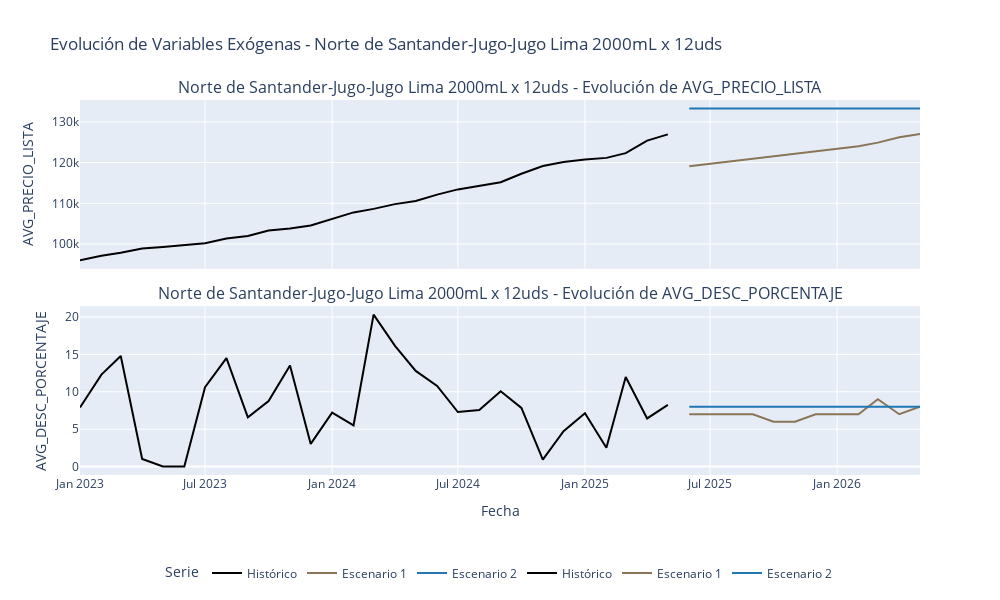
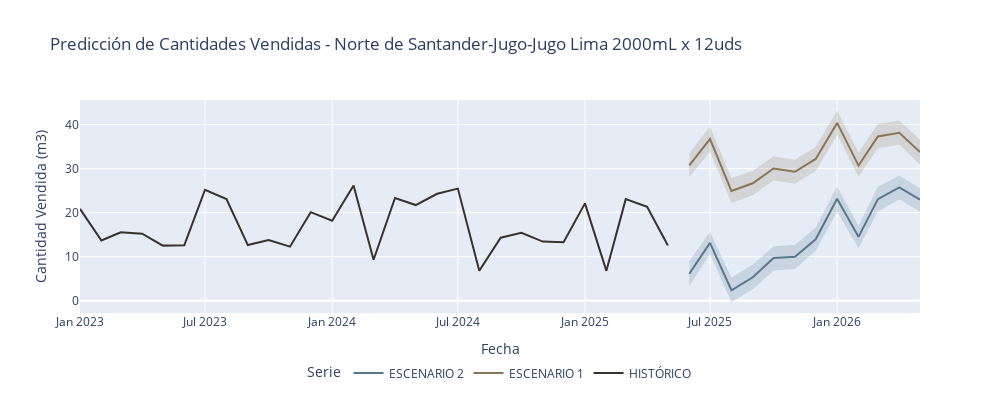
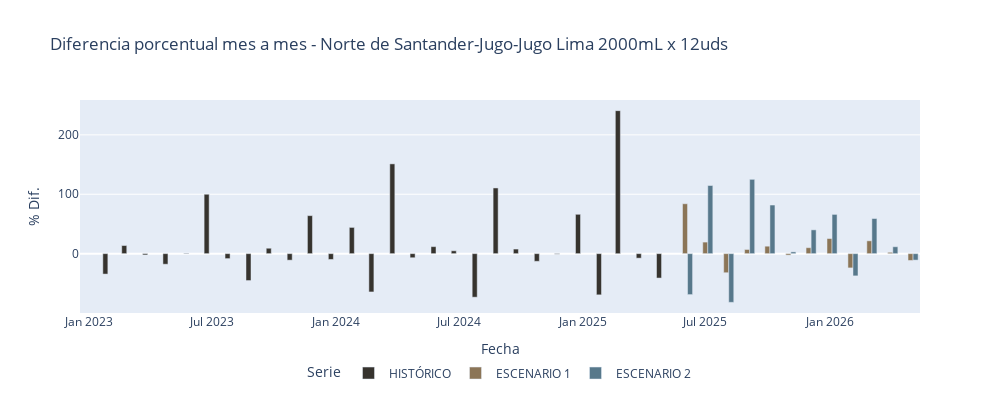
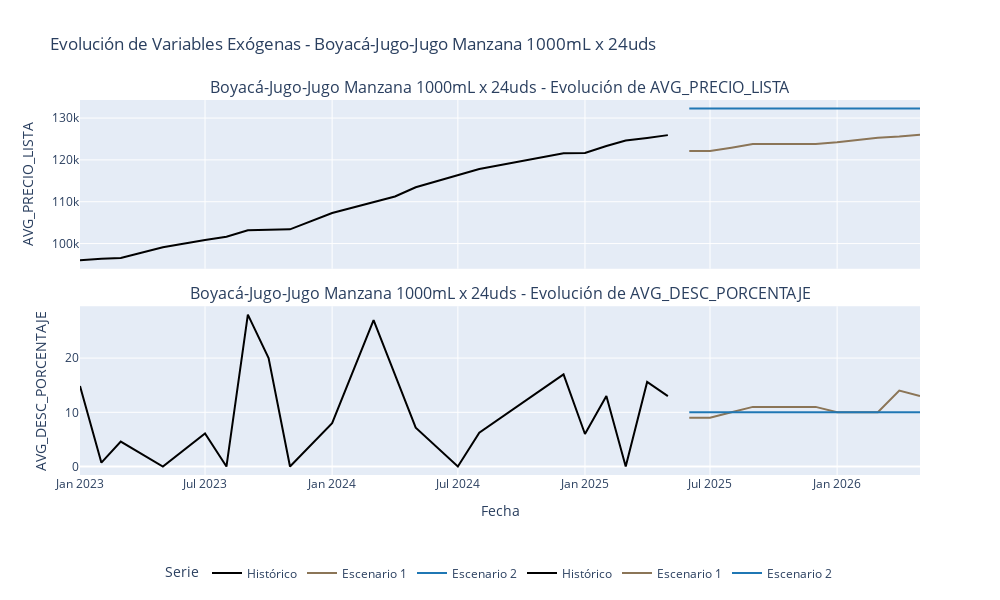

Notebook code cell kept with these figures, in order:
### Markdown cell above
## 7. Visualización Aleatoria del 10% de los Grupos

Seleccionamos aleatoriamente el 10% de los grupos y graficamos para cada uno: evolución de variables exógenas, resultados de predicción, diferencias porcentuales mes a mes y tendencias.

### Code cell
# Seleccionar 10% de los grupos al azar para visualización
grupos_sample = random.sample(list(grupos), max(1, int(0.1 * len(grupos))))
print(f"Grupos seleccionados para visualización: {grupos_sample}")

# Create df_resultados from resultados_todos
df_resultados = pd.concat(resultados_todos, ignore_index=True) if resultados_todos else pd.DataFrame()

import re

def hex_to_rgba(hex_color, alpha=0.2):
    """Convert hex color string to rgba string with given alpha."""
    hex_color = hex_color.lstrip('#')
    if len(hex_color) == 6:
        r, g, b = tuple(int(hex_color[i:i+2], 16) for i in (0, 2, 4))
        return f'rgba({r},{g},{b},{alpha})'
    else:
        # fallback to gray if invalid
        return f'rgba(128,128,128,{alpha})'

for grupo in grupos_sample:
    df_g = df_resultados[df_resultados['REGION_CATEGORIA_PRODUCTO'] == grupo].copy()
    if df_g.empty:
        logging.warning(f"No hay datos para el grupo {grupo} en df_resultados")
        continue

    # Evolución de variables exógenas con Plotly
    fig_exog = sp.make_subplots(rows=len(exog_vars), cols=1, 
                                subplot_titles=[f'{grupo} - Evolución de {var}' for var in exog_vars],
                                shared_xaxes=True, vertical_spacing=0.1)

    for i, var in enumerate(exog_vars, start=1):
        hist_g = df_hist[df_hist['REGION_CATEGORIA_PRODUCTO'] == grupo].copy()
        fcst1_g = df_fcst1[df_fcst1['REGION_CATEGORIA_PRODUCTO'] == grupo].copy()
        fcst2_g = df_fcst2[df_fcst2['REGION_CATEGORIA_PRODUCTO'] == grupo].copy()
        
        # Add traces for each dataset
        fig_exog.add_trace(
            go.Scatter(x=hist_g['MES'], y=hist_g[var], mode='lines', name='Histórico', 
                        line=dict(color='black')),
            row=i, col=1
        )
        fig_exog.add_trace(
            go.Scatter(x=fcst1_g['MES'], y=fcst1_g[var], mode='lines', name='Escenario 1', 
                        line=dict(color='#8B7557')),  
            row=i, col=1
        )
        fig_exog.add_trace(
            go.Scatter(x=fcst2_g['MES'], y=fcst2_g[var], mode='lines', name='Escenario 2', 
                        line=dict(color='#1f77b4')),  
            row=i, col=1
        )

    # Update layout
    fig_exog.update_layout(
        height=300 * len(exog_vars), width=1000,
        title_text=f'Evolución de Variables Exógenas - {grupo}',
        showlegend=True,
                legend_title='Serie',
        legend=dict(
            orientation='h',
            yanchor='bottom',
            y=-0.3,
            x=0.5,
            xanchor='center')
    )
    fig_exog.update_xaxes(title_text='Fecha', row=len(exog_vars), col=1)
    for i, var in enumerate(exog_vars, start=1):
        fig_exog.update_yaxes(title_text=var, row=i, col=1)
    fig_exog.show()

    # Resultados de predicción con intervalos de confianza
    fig = go.Figure()
    color_list = ['#36332E', '#8B7557', '#57788B']
    for tipo, color in zip(['HISTÓRICO', 'ESCENARIO 1', 'ESCENARIO 2'], color_list):
        df_tipo = df_g[df_g['TIPO'] == tipo]
        # Add main prediction line
        fig.add_trace(go.Scatter(
            x=df_tipo['ds'], 
            y=df_tipo['M3_PRODUCTO'], 
            mode='lines', 
            name=tipo, 
            line=dict(color=color)
        ))
        # Add confidence intervals for forecast scenarios only
        if tipo in ['ESCENARIO 1', 'ESCENARIO 2']:
            # Upper bound
            fig.add_trace(go.Scatter(
                x=df_tipo['ds'], 
                y=df_tipo['IC_95_UPPER'], 
                mode='lines', 
                line=dict(width=0), 
                showlegend=False, 
                hoverinfo='skip'
            ))
            # Lower bound with fill to upper bound
            fig.add_trace(go.Scatter(
                x=df_tipo['ds'], 
                y=df_tipo['IC_95_LOWER'], 
                mode='lines', 
                line=dict(width=0), 
                fill='tonexty', 
                fillcolor=hex_to_rgba(color, 0.2),  # Proper rgba color
                showlegend=False, 
                hoverinfo='skip'
            ))

    fig.update_layout(
        title=f'Predicción de Cantidades Vendidas - {grupo}', 
        xaxis_title='Fecha', 
        yaxis_title='Cantidad Vendida (m3)', 
        legend_title='Serie',
        legend=dict(
            orientation='h',
            yanchor='bottom',
            y=-0.35,
            x=0.5,
            xanchor='center'),
        width=1000, 
        height=400
    )
    fig.show()

    # Diferencias porcentuales
    fig = go.Figure()
    for tipo, color in zip(['HISTÓRICO', 'ESCENARIO 1', 'ESCENARIO 2'], ['#36332E', '#8B7557', '#57788B']):
        df_tipo = df_g[df_g['TIPO'] == tipo]
        fig.add_trace(go.Bar(x=df_tipo['ds'], y=df_tipo['DIF_PCT'], name=tipo, marker_color=color))
    fig.update_layout(
        title=f'Diferencia porcentual mes a mes - {grupo}', 
        xaxis_title='Fecha', 
        yaxis_title='% Dif.',
        legend_title='Serie',
        legend=dict(
            orientation='h',
            yanchor='bottom',
            y=-0.35,
            x=0.5,
            xanchor='center'), 
        width=1000, 
        height=400
    )
    fig.show()

### Figure 1 — Plotly figure (JSON) as saved in the notebook; plotly's stock layout.template omitted (floating-point values rounded to 4 significant figures)
{"data": [{"line": {"color": "black"}, "mode": "lines", "name": "Histórico", "type": "scatter", "x": ["2023-01-01", "2023-02-01", "2023-03-01", "2023-04-01", "2023-05-01", "2023-06-01", "2023-07-01", "2023-08-01", "2023-09-01", "2023-10-01", "2023-11-01", "2023-12-01", "2024-01-01", "2024-02-01", "2024-03-01", "2024-04-01", "2024-05-01", "2024-06-01", "2024-07-01", "2024-08-01", "2024-09-01", "2024-10-01", "2024-11-01", "2024-12-01", "2025-01-01", "2025-02-01", "2025-03-01", "2025-04-01", "2025-05-01"], "xaxis": "x", "y": [96000.0, 97130.0, 97840.0, 98890.0, 99260.0, 99660.0, 100200.0, 101300.0, 102000.0, 103300.0, 103800.0, 104500.0, 106200.0, 107800.0, 108600.0, 109800.0, 110600.0, 112100.0, 113400.0, 114300.0, 115200.0, 117200.0, 119200.0, 120100.0, 120700.0, 121200.0, 122300.0, 125400.0, 126900.0], "yaxis": "y"}, {"line": {"color": "#8B7557"}, "mode": "lines", "name": "Escenario 1", "type": "scatter", "x": ["2025-06-01", "2025-07-01", "2025-08-01", "2025-09-01", "2025-10-01", "2025-11-01", "2025-12-01", "2026-01-01", "2026-02-01", "2026-03-01", "2026-04-01", "2026-05-01"], "xaxis": "x", "y": [119100, 119700, 120300, 121000, 121700, 122300, 122800, 123400, 124000, 124900, 126200, 127000], "yaxis": "y"}, {"line": {"color": "#1f77b4"}, "mode": "lines", "name": "Escenario 2", "type": "scatter", "x": ["2025-06-01", "2025-07-01", "2025-08-01", "2025-09-01", "2025-10-01", "2025-11-01", "2025-12-01", "2026-01-01", "2026-02-01", "2026-03-01", "2026-04-01", "2026-05-01"], "xaxis": "x", "y": [133300, 133300, 133300, 133300, 133300, 133300, 133300, 133300, 133300, 133300, 133300, 133300], "yaxis": "y"}, {"line": {"color": "black"}, "mode": "lines", "name": "Histórico", "type": "scatter", "x": ["2023-01-01", "2023-02-01", "2023-03-01", "2023-04-01", "2023-05-01", "2023-06-01", "2023-07-01", "2023-08-01", "2023-09-01", "2023-10-01", "2023-11-01", "2023-12-01", "2024-01-01", "2024-02-01", "2024-03-01", "2024-04-01", "2024-05-01", "2024-06-01", "2024-07-01", "2024-08-01", "2024-09-01", "2024-10-01", "2024-11-01", "2024-12-01", "2025-01-01", "2025-02-01", "2025-03-01", "2025-04-01", "2025-05-01"], "xaxis": "x2", "y": [7.885, 12.29, 14.78, 1.012, 0.0, 0.0, 10.6, 14.51, 6.582, 8.745, 13.5, 3.027, 7.203, 5.515, 20.3, 16.14, 12.78, 10.77, 7.286, 7.556, 10.07, 7.83, 0.9306, 4.738, 7.116, 2.526, 11.97, 6.431, 8.25], "yaxis": "y2"}, {"line": {"color": "#8B7557"}, "mode": "lines", "name": "Escenario 1", "type": "scatter", "x": ["2025-06-01", "2025-07-01", "2025-08-01", "2025-09-01", "2025-10-01", "2025-11-01", "2025-12-01", "2026-01-01", "2026-02-01", "2026-03-01", "2026-04-01", "2026-05-01"], "xaxis": "x2", "y": [7, 7, 7, 7, 6, 6, 7, 7, 7, 9, 7, 8], "yaxis": "y2"}, {"line": {"color": "#1f77b4"}, "mode": "lines", "name": "Escenario 2", "type": "scatter", "x": ["2025-06-01", "2025-07-01", "2025-08-01", "2025-09-01", "2025-10-01", "2025-11-01", "2025-12-01", "2026-01-01", "2026-02-01", "2026-03-01", "2026-04-01", "2026-05-01"], "xaxis": "x2", "y": [8, 8, 8, 8, 8, 8, 8, 8, 8, 8, 8, 8], "yaxis": "y2"}], "layout": {"annotations": [{"font": {"size": 16}, "showarrow": false, "text": "Norte de Santander-Jugo-Jugo Lima 2000mL x 12uds - Evolución de AVG_PRECIO_LISTA", "x": 0.5, "xanchor": "center", "xref": "paper", "y": 1, "yanchor": "bottom", "yref": "paper"}, {"font": {"size": 16}, "showarrow": false, "text": "Norte de Santander-Jugo-Jugo Lima 2000mL x 12uds - Evolución de AVG_DESC_PORCENTAJE", "x": 0.5, "xanchor": "center", "xref": "paper", "y": 0.45, "yanchor": "bottom", "yref": "paper"}], "height": 600, "legend": {"orientation": "h", "title": {"text": "Serie"}, "x": 0.5, "xanchor": "center", "y": -0.3, "yanchor": "bottom"}, "showlegend": true, "title": {"text": "Evolución de Variables Exógenas - Norte de Santander-Jugo-Jugo Lima 2000mL x 12uds"}, "width": 1000, "xaxis": {"anchor": "y", "domain": [0, 1], "matches": "x2", "showticklabels": false}, "xaxis2": {"anchor": "y2", "domain": [0, 1], "title": {"text": "Fecha"}}, "yaxis": {"anchor": "x", "domain": [0.55, 1], "title": {"text": "AVG_PRECIO_LISTA"}}, "yaxis2": {"anchor": "x2", "domain": [0, 0.45], "title": {"text": "AVG_DESC_PORCENTAJE"}}}}

### Figure 2 — Plotly figure (JSON) as saved in the notebook; plotly's stock layout.template omitted (floating-point values rounded to 4 significant figures)
{"data": [{"line": {"color": "#36332E"}, "mode": "lines", "name": "HISTÓRICO", "type": "scatter", "x": ["2023-01-01T00:00:00.000000000", "2023-02-01T00:00:00.000000000", "2023-03-01T00:00:00.000000000", "2023-04-01T00:00:00.000000000", "2023-05-01T00:00:00.000000000", "2023-06-01T00:00:00.000000000", "2023-07-01T00:00:00.000000000", "2023-08-01T00:00:00.000000000", "2023-09-01T00:00:00.000000000", "2023-10-01T00:00:00.000000000", "2023-11-01T00:00:00.000000000", "2023-12-01T00:00:00.000000000", "2024-01-01T00:00:00.000000000", "2024-02-01T00:00:00.000000000", "2024-03-01T00:00:00.000000000", "2024-04-01T00:00:00.000000000", "2024-05-01T00:00:00.000000000", "2024-06-01T00:00:00.000000000", "2024-07-01T00:00:00.000000000", "2024-08-01T00:00:00.000000000", "2024-09-01T00:00:00.000000000", "2024-10-01T00:00:00.000000000", "2024-11-01T00:00:00.000000000", "2024-12-01T00:00:00.000000000", "2025-01-01T00:00:00.000000000", "2025-02-01T00:00:00.000000000", "2025-03-01T00:00:00.000000000", "2025-04-01T00:00:00.000000000", "2025-05-01T00:00:00.000000000"], "y": [20.86, 13.68, 15.55, 15.22, 12.5, 12.6, 25.2, 23.09, 12.62, 13.78, 12.26, 20.11, 18.14, 26.16, 9.288, 23.33, 21.72, 24.29, 25.46, 6.792, 14.3, 15.41, 13.42, 13.3, 22.1, 6.768, 23.06, 21.31, 12.55]}, {"line": {"color": "#8B7557"}, "mode": "lines", "name": "ESCENARIO 1", "type": "scatter", "x": ["2025-06-01T00:00:00.000000000", "2025-07-01T00:00:00.000000000", "2025-08-01T00:00:00.000000000", "2025-09-01T00:00:00.000000000", "2025-10-01T00:00:00.000000000", "2025-11-01T00:00:00.000000000", "2025-12-01T00:00:00.000000000", "2026-01-01T00:00:00.000000000", "2026-02-01T00:00:00.000000000", "2026-03-01T00:00:00.000000000", "2026-04-01T00:00:00.000000000", "2026-05-01T00:00:00.000000000"], "y": [30.74, 36.72, 24.92, 26.67, 30.02, 29.27, 32.21, 40.39, 30.69, 37.32, 38.16, 33.78]}, {"hoverinfo": "skip", "line": {"width": 0}, "mode": "lines", "showlegend": false, "type": "scatter", "x": ["2025-06-01T00:00:00.000000000", "2025-07-01T00:00:00.000000000", "2025-08-01T00:00:00.000000000", "2025-09-01T00:00:00.000000000", "2025-10-01T00:00:00.000000000", "2025-11-01T00:00:00.000000000", "2025-12-01T00:00:00.000000000", "2026-01-01T00:00:00.000000000", "2026-02-01T00:00:00.000000000", "2026-03-01T00:00:00.000000000", "2026-04-01T00:00:00.000000000", "2026-05-01T00:00:00.000000000"], "y": [33.54, 39.49, 27.88, 29.54, 32.8, 32.04, 34.93, 43.18, 33.69, 40.14, 40.96, 36.59]}, {"fill": "tonexty", "fillcolor": "rgba(139,117,87,0.2)", "hoverinfo": "skip", "line": {"width": 0}, "mode": "lines", "showlegend": false, "type": "scatter", "x": ["2025-06-01T00:00:00.000000000", "2025-07-01T00:00:00.000000000", "2025-08-01T00:00:00.000000000", "2025-09-01T00:00:00.000000000", "2025-10-01T00:00:00.000000000", "2025-11-01T00:00:00.000000000", "2025-12-01T00:00:00.000000000", "2026-01-01T00:00:00.000000000", "2026-02-01T00:00:00.000000000", "2026-03-01T00:00:00.000000000", "2026-04-01T00:00:00.000000000", "2026-05-01T00:00:00.000000000"], "y": [28.06, 33.86, 22.2, 23.98, 27.33, 26.58, 29.42, 37.71, 28.11, 34.69, 35.42, 30.95]}, {"line": {"color": "#57788B"}, "mode": "lines", "name": "ESCENARIO 2", "type": "scatter", "x": ["2025-06-01T00:00:00.000000000", "2025-07-01T00:00:00.000000000", "2025-08-01T00:00:00.000000000", "2025-09-01T00:00:00.000000000", "2025-10-01T00:00:00.000000000", "2025-11-01T00:00:00.000000000", "2025-12-01T00:00:00.000000000", "2026-01-01T00:00:00.000000000", "2026-02-01T00:00:00.000000000", "2026-03-01T00:00:00.000000000", "2026-04-01T00:00:00.000000000", "2026-05-01T00:00:00.000000000"], "y": [6.114, 13.13, 2.362, 5.319, 9.673, 9.959, 13.95, 23.17, 14.5, 23.07, 25.75, 22.95]}, {"hoverinfo": "skip", "line": {"width": 0}, "mode": "lines", "showlegend": false, "type": "scatter", "x": ["2025-06-01T00:00:00.000000000", "2025-07-01T00:00:00.000000000", "2025-08-01T00:00:00.000000000", "2025-09-01T00:00:00.000000000", "2025-10-01T00:00:00.000000000", "2025-11-01T00:00:00.000000000", "2025-12-01T00:00:00.000000000", "2026-01-01T00:00:00.000000000", "2026-02-01T00:00:00.000000000", "2026-03-01T00:00:00.000000000", "2026-04-01T00:00:00.000000000", "2026-05-01T00:00:00.000000000"], "y": [9.006, 15.67, 5.236, 8.22, 12.34, 12.69, 16.62, 25.92, 17.0, 25.89, 28.42, 25.52]}, {"fill": "tonexty", "fillcolor": "rgba(87,120,139,0.2)", "hoverinfo": "skip", "line": {"width": 0}, "mode": "lines", "showlegend": false, "type": "scatter", "x": ["2025-06-01T00:00:00.000000000", "2025-07-01T00:00:00.000000000", "2025-08-01T00:00:00.000000000", "2025-09-01T00:00:00.000000000", "2025-10-01T00:00:00.000000000", "2025-11-01T00:00:00.000000000", "2025-12-01T00:00:00.000000000", "2026-01-01T00:00:00.000000000", "2026-02-01T00:00:00.000000000", "2026-03-01T00:00:00.000000000", "2026-04-01T00:00:00.000000000", "2026-05-01T00:00:00.000000000"], "y": [3.352, 10.52, -0.3905, 2.614, 6.8, 7.204, 11.36, 20.2, 11.89, 20.23, 22.99, 20.18]}], "layout": {"height": 400, "legend": {"orientation": "h", "title": {"text": "Serie"}, "x": 0.5, "xanchor": "center", "y": -0.35, "yanchor": "bottom"}, "title": {"text": "Predicción de Cantidades Vendidas - Norte de Santander-Jugo-Jugo Lima 2000mL x 12uds"}, "width": 1000, "xaxis": {"title": {"text": "Fecha"}}, "yaxis": {"title": {"text": "Cantidad Vendida (m3)"}}}}

### Figure 3 — Plotly figure (JSON) as saved in the notebook; plotly's stock layout.template omitted (floating-point values rounded to 4 significant figures)
{"data": [{"marker": {"color": "#36332E"}, "name": "HISTÓRICO", "type": "bar", "x": ["2023-01-01T00:00:00.000000000", "2023-02-01T00:00:00.000000000", "2023-03-01T00:00:00.000000000", "2023-04-01T00:00:00.000000000", "2023-05-01T00:00:00.000000000", "2023-06-01T00:00:00.000000000", "2023-07-01T00:00:00.000000000", "2023-08-01T00:00:00.000000000", "2023-09-01T00:00:00.000000000", "2023-10-01T00:00:00.000000000", "2023-11-01T00:00:00.000000000", "2023-12-01T00:00:00.000000000", "2024-01-01T00:00:00.000000000", "2024-02-01T00:00:00.000000000", "2024-03-01T00:00:00.000000000", "2024-04-01T00:00:00.000000000", "2024-05-01T00:00:00.000000000", "2024-06-01T00:00:00.000000000", "2024-07-01T00:00:00.000000000", "2024-08-01T00:00:00.000000000", "2024-09-01T00:00:00.000000000", "2024-10-01T00:00:00.000000000", "2024-11-01T00:00:00.000000000", "2024-12-01T00:00:00.000000000", "2025-01-01T00:00:00.000000000", "2025-02-01T00:00:00.000000000", "2025-03-01T00:00:00.000000000", "2025-04-01T00:00:00.000000000", "2025-05-01T00:00:00.000000000"], "y": [NaN, -34.41, 13.68, -2.16, -17.82, 0.7678, 100.0, -8.381, -45.32, 9.125, -10.98, 63.99, -9.785, 44.18, -64.5, 151.2, -6.893, 11.82, 4.842, -73.33, 110.6, 7.718, -12.93, -0.8945, 66.25, -69.38, 240.8, -7.596, -41.1]}, {"marker": {"color": "#8B7557"}, "name": "ESCENARIO 1", "type": "bar", "x": ["2025-06-01T00:00:00.000000000", "2025-07-01T00:00:00.000000000", "2025-08-01T00:00:00.000000000", "2025-09-01T00:00:00.000000000", "2025-10-01T00:00:00.000000000", "2025-11-01T00:00:00.000000000", "2025-12-01T00:00:00.000000000", "2026-01-01T00:00:00.000000000", "2026-02-01T00:00:00.000000000", "2026-03-01T00:00:00.000000000", "2026-04-01T00:00:00.000000000", "2026-05-01T00:00:00.000000000"], "y": [84.02, 19.47, -32.13, 7.031, 12.55, -2.483, 10.02, 25.42, -24.02, 21.6, 2.248, -11.47]}, {"marker": {"color": "#57788B"}, "name": "ESCENARIO 2", "type": "bar", "x": ["2025-06-01T00:00:00.000000000", "2025-07-01T00:00:00.000000000", "2025-08-01T00:00:00.000000000", "2025-09-01T00:00:00.000000000", "2025-10-01T00:00:00.000000000", "2025-11-01T00:00:00.000000000", "2025-12-01T00:00:00.000000000", "2026-01-01T00:00:00.000000000", "2026-02-01T00:00:00.000000000", "2026-03-01T00:00:00.000000000", "2026-04-01T00:00:00.000000000", "2026-05-01T00:00:00.000000000"], "y": [-68.98, 114.7, -82.01, 125.1, 81.86, 2.965, 40.06, 66.08, -37.43, 59.13, 11.62, -10.88]}], "layout": {"height": 400, "legend": {"orientation": "h", "title": {"text": "Serie"}, "x": 0.5, "xanchor": "center", "y": -0.35, "yanchor": "bottom"}, "title": {"text": "Diferencia porcentual mes a mes - Norte de Santander-Jugo-Jugo Lima 2000mL x 12uds"}, "width": 1000, "xaxis": {"title": {"text": "Fecha"}}, "yaxis": {"title": {"text": "% Dif."}}}}

### Figure 4 — Plotly figure (JSON) as saved in the notebook; plotly's stock layout.template omitted (floating-point values rounded to 4 significant figures)
{"data": [{"line": {"color": "black"}, "mode": "lines", "name": "Histórico", "type": "scatter", "x": ["2023-01-01", "2023-02-01", "2023-03-01", "2023-05-01", "2023-07-01", "2023-08-01", "2023-09-01", "2023-10-01", "2023-11-01", "2024-01-01", "2024-03-01", "2024-04-01", "2024-05-01", "2024-07-01", "2024-08-01", "2024-12-01", "2025-01-01", "2025-02-01", "2025-03-01", "2025-04-01", "2025-05-01"], "xaxis": "x", "y": [96000.0, 96390.0, 96570.0, 99140.0, 100900.0, 101700.0, 103200.0, 103300.0, 103400.0, 107300.0, 109800.0, 111200.0, 113500.0, 116300.0, 117800.0, 121600.0, 121700.0, 123300.0, 124600.0, 125200.0, 125900.0], "yaxis": "y"}, {"line": {"color": "#8B7557"}, "mode": "lines", "name": "Escenario 1", "type": "scatter", "x": ["2025-06-01", "2025-07-01", "2025-08-01", "2025-09-01", "2025-10-01", "2025-11-01", "2025-12-01", "2026-01-01", "2026-02-01", "2026-03-01", "2026-04-01", "2026-05-01"], "xaxis": "x", "y": [122100, 122100, 122900, 123800, 123800, 123800, 123800, 124200, 124800, 125300, 125600, 126000], "yaxis": "y"}, {"line": {"color": "#1f77b4"}, "mode": "lines", "name": "Escenario 2", "type": "scatter", "x": ["2025-06-01", "2025-07-01", "2025-08-01", "2025-09-01", "2025-10-01", "2025-11-01", "2025-12-01", "2026-01-01", "2026-02-01", "2026-03-01", "2026-04-01", "2026-05-01"], "xaxis": "x", "y": [132300, 132300, 132300, 132300, 132300, 132300, 132300, 132300, 132300, 132300, 132300, 132300], "yaxis": "y"}, {"line": {"color": "black"}, "mode": "lines", "name": "Histórico", "type": "scatter", "x": ["2023-01-01", "2023-02-01", "2023-03-01", "2023-05-01", "2023-07-01", "2023-08-01", "2023-09-01", "2023-10-01", "2023-11-01", "2024-01-01", "2024-03-01", "2024-04-01", "2024-05-01", "2024-07-01", "2024-08-01", "2024-12-01", "2025-01-01", "2025-02-01", "2025-03-01", "2025-04-01", "2025-05-01"], "xaxis": "x2", "y": [14.86, 0.7222, 4.6, 0.0, 6.121, 0.0, 28.0, 20.0, 0.0, 8.0, 27.0, 16.82, 7.18, 0.0, 6.241, 17.0, 6.0, 13.0, 0.0, 15.6, 13.0], "yaxis": "y2"}, {"line": {"color": "#8B7557"}, "mode": "lines", "name": "Escenario 1", "type": "scatter", "x": ["2025-06-01", "2025-07-01", "2025-08-01", "2025-09-01", "2025-10-01", "2025-11-01", "2025-12-01", "2026-01-01", "2026-02-01", "2026-03-01", "2026-04-01", "2026-05-01"], "xaxis": "x2", "y": [9, 9, 10, 11, 11, 11, 11, 10, 10, 10, 14, 13], "yaxis": "y2"}, {"line": {"color": "#1f77b4"}, "mode": "lines", "name": "Escenario 2", "type": "scatter", "x": ["2025-06-01", "2025-07-01", "2025-08-01", "2025-09-01", "2025-10-01", "2025-11-01", "2025-12-01", "2026-01-01", "2026-02-01", "2026-03-01", "2026-04-01", "2026-05-01"], "xaxis": "x2", "y": [10, 10, 10, 10, 10, 10, 10, 10, 10, 10, 10, 10], "yaxis": "y2"}], "layout": {"annotations": [{"font": {"size": 16}, "showarrow": false, "text": "Boyacá-Jugo-Jugo Manzana 1000mL x 24uds - Evolución de AVG_PRECIO_LISTA", "x": 0.5, "xanchor": "center", "xref": "paper", "y": 1, "yanchor": "bottom", "yref": "paper"}, {"font": {"size": 16}, "showarrow": false, "text": "Boyacá-Jugo-Jugo Manzana 1000mL x 24uds - Evolución de AVG_DESC_PORCENTAJE", "x": 0.5, "xanchor": "center", "xref": "paper", "y": 0.45, "yanchor": "bottom", "yref": "paper"}], "height": 600, "legend": {"orientation": "h", "title": {"text": "Serie"}, "x": 0.5, "xanchor": "center", "y": -0.3, "yanchor": "bottom"}, "showlegend": true, "title": {"text": "Evolución de Variables Exógenas - Boyacá-Jugo-Jugo Manzana 1000mL x 24uds"}, "width": 1000, "xaxis": {"anchor": "y", "domain": [0, 1], "matches": "x2", "showticklabels": false}, "xaxis2": {"anchor": "y2", "domain": [0, 1], "title": {"text": "Fecha"}}, "yaxis": {"anchor": "x", "domain": [0.55, 1], "title": {"text": "AVG_PRECIO_LISTA"}}, "yaxis2": {"anchor": "x2", "domain": [0, 0.45], "title": {"text": "AVG_DESC_PORCENTAJE"}}}}
